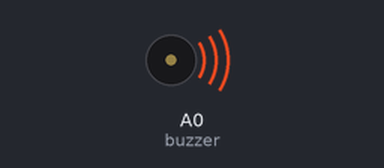
Bench run of a sketch on a simulated Arduino Uno, built with avr-gcc and run on an emulated ATmega328P. On the bench: buzzer (waves = sounding, pin HIGH).

Above: at 1.0 s.
At 2.5 s:
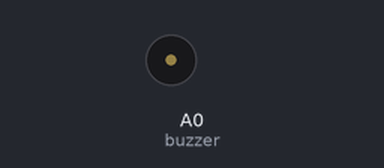
Timing chart, 0 to 5.2 s (numbered marks = the images above):
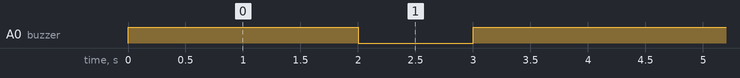

The sketch:

buzz_once.ino
```cpp
int const buzzer=A0;
int alreadyBlinked=0;


void setup() {
  // initialize digital pin LED_BUILTIN as an output.
  pinMode(buzzer, OUTPUT);

  //this way also buzz once
  //digitalWrite(ledPin, HIGH);
//delay(1000);
//digitalWrite(ledPin, LOW);

}

// the loop function runs over and over again forever
void loop() {
            //digitalWrite(buzzer, HIGH);   // set the LED on
  //delay(1000);                  // wait for a second
 // digitalWrite(buzzer, LOW);    // set the LED off
 // while(1);

   if(alreadyBlinked == 0)
      {
             digitalWrite(buzzer, HIGH);   // set the LED on
             delay(1000);                  // wait for a second
             digitalWrite(buzzer, LOW);    // set the LED off
             alreadyBlinked = 1;
       }


   else if(alreadyBlinked == 1)
      {
             digitalWrite(buzzer, HIGH);   // set the LED on
             delay(1000);                  // wait for a second
             digitalWrite(buzzer, LOW);
             delay(1000);
             digitalWrite(buzzer, HIGH);   // set the LED on
             delay(1000);                  // wait for a second
             digitalWrite(buzzer, LOW);// set the LED off
             alreadyBlinked = 0;
       }
       else{
        digitalWrite(buzzer,LOW);}


}//delay(1000);
```

Measured:
- by itself, A0 (buzzer): repeats every 4.0 s: LOW 1.0 s, HIGH 3.0 s
- by itself, everything shown: repeats every 4.0 s, in 6 steps
